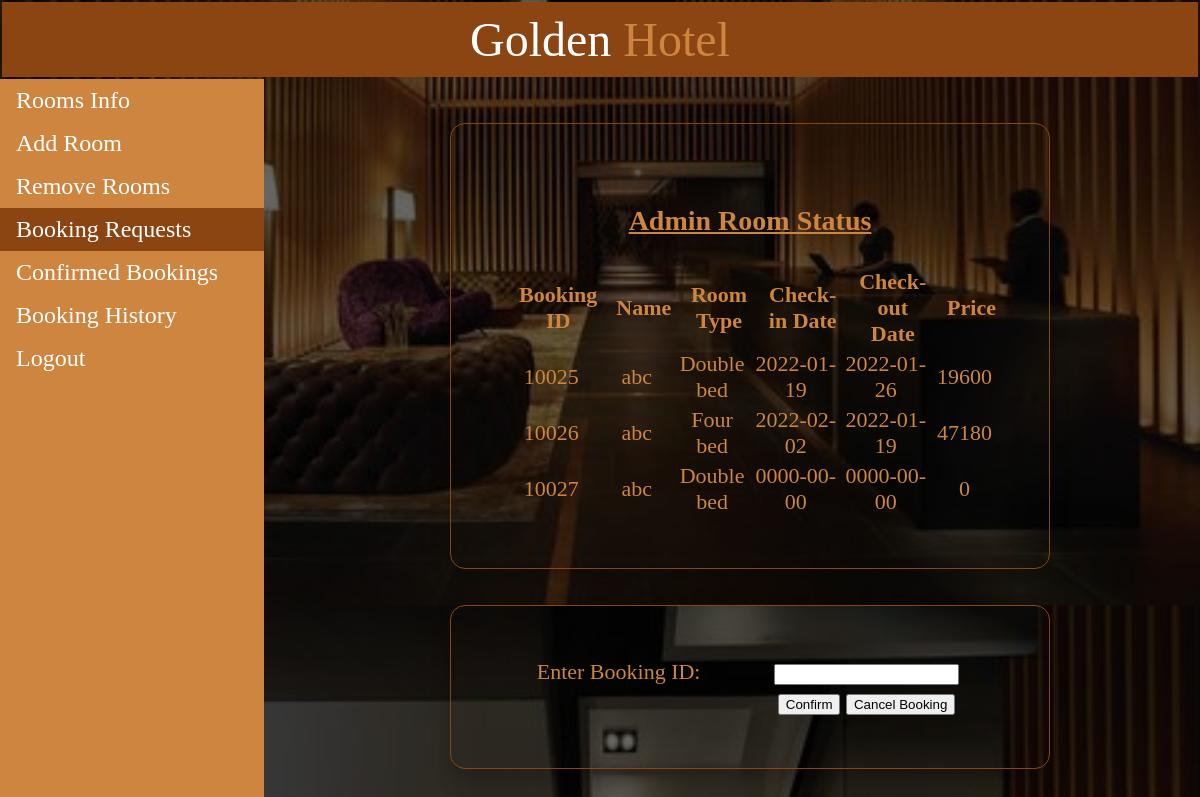
The app's page /admin_room_status.php with its own data.
### tables this page shows
CREATE TABLE user_room_book (
  phone int(11) NOT NULL,
  name varchar(20) NOT NULL,
  idproof varchar(20) NOT NULL,
  room_type varchar(20) NOT NULL,
  checkin date NOT NULL,
  checkout date NOT NULL,
  days int(11) NOT NULL,
  ac varchar(5) NOT NULL,
  breakfast varchar(5) NOT NULL,
  lunch varchar(5) NOT NULL,
  snacks varchar(5) NOT NULL,
  dinner varchar(5) NOT NULL,
  swimming varchar(5) NOT NULL,
  status varchar(20) NOT NULL DEFAULT 'Waiting',
  price int(11) NOT NULL,
  book_id int(11) NOT NULL
);

### admin_room_status.php (the view, shortened to what this page needs)
<!DOCTYPE html>
<html>
<head>
</head>
<body>
	<table style="width: 100%;">
		<tr>
			<td id="td1" style="padding: 10px; font-size: 48px;">Golden <p style="color: peru; display: inline;">Hotel</p> </td>
		</tr>
	</table>
	<ul>
		<li><a href="admin_view.php" >Rooms Info</a></li>
		<li><a href="add_room_admin.php">Add Room</a></li>
		<li><a href="remove_room_admin.php">Remove Rooms</a></li>
		<li><a href="admin_room_status.php" class="active">Booking Requests</a></li>
		<li><a href="confirmed_bookings.php">Confirmed Bookings</a></li>
		<li><a href="booking_history.php">Booking History</a></li>
		<li><a href="index.php">Logout</a></li>
	</ul>
	<div style="margin-left:25%;padding:1px 16px;height:1000px;">
			<table class="basic_box">
				<tr>
					<td colspan="6"><p style="font-size: 28px; text-align: center; text-decoration: underline;"><b>Admin Room Status</b></p>
				</td>
				<tr>
					<th>Booking ID</th>
					<th>Name</th>
					<th>Room Type</th>
					<th>Check-in Date</th>
					<th>Check-out Date</th>
					<th>Price</th>
				</tr>
				<tr>
				<?php
					$conn = new mysqli("localhost","root","", "iwp");
					$sql1 = "SELECT * from user_room_book";
					if ($result=mysqli_query($conn,$sql1))
				  	{
				  		while ($row=mysqli_fetch_row($result))
				    	{
				    		if($row[13]=='Waiting'){
				    		?>
				    		<td><?php echo $row[15]; ?></td>
				   			<td><?php echo $row[1]; ?></td>
				   			<td><?php echo $row[3]; ?></td>
				   			<td><?php echo $row[4]; ?></td>
				    		<td><?php echo $row[5]; ?></td>
				    		<td><?php echo $row[14]; }?></td>
				</tr><?php
				    	}
				    }?>
			</table><br><br>
			<table class="basic_box">
				<tr>
					<td colspan="1">Enter Booking ID:</td>
					<td colspan="2">
						<form action="confirm_room.php" method="post">
							<input type="number" name="book_id">
					</td>
				</tr>
				<tr>
					<td></td>
					<td style="text-align: center;"><button type="submit">Confirm</button>
  					<button type="submit" formaction="cancel_room.php">Cancel Booking</button></td></form>
				</tr>
			</table>
		</div>
	</body>
</html>

### admin_room_status.php (style rules this page uses)
body { margin: 0; background-image:linear-gradient(rgba(0,0,0,0.6),rgba(0,0,0,0.6)), url("images/image4.jpg") ; color: peru; height: 2vh; background-size: cover; background-position: center; }
table { font-size: 22px; }
td { text-align: center; }
#td1 { background-color: saddlebrown; color: white; border: 10px; margin-top: -10px; padding: 10px; }
.basic_box { border: 1px solid saddlebrown; border-radius: 15px; margin: auto; width: 600px; padding: 50px; box-shadow: 0 10px 20px rgba(0,0,0,0.19); }
th { font-weight: bold; padding-left: 15px; }
ul { list-style-type: none; margin: 0; padding: 0; width: 22%; font-size: 24px; background-color: peru; text-decoration: none; position: fixed; height: 100%; overflow: auto; }
li { color: white; }
li a { display: block; color: white; padding: 8px 16px; text-decoration: none; }
li a.active { background-color: saddlebrown; color: white; }

### records on screen
user_room_book: book "10025", name "abc", room_type "Double bed", checkin "2022-01-19", checkout "2022-01-26", price "19600"
user_room_book: book "10026", name "abc", room_type "Four bed", checkin "2022-02-02", checkout "2022-01-19", price "47180"
user_room_book: book "10027", name "abc", room_type "Double bed", checkin "0000-00-00", checkout "0000-00-00", price "0"
